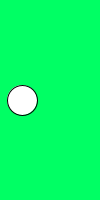
Frame 1 (no input)
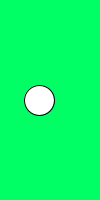
Frame 60 (the mouse pressed at the canvas centre just before this capture)
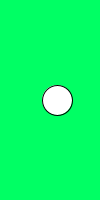
Frame 120 (the mouse held since frame 60 and released just before this capture)

The Processing sketch that drew these frames (run headless with seeded random() and noise(); from frame 60 on, the mouse is pressed at the canvas centre):

// Processing sketch: HW010_S_circleVerticalWrap
// ── HW010_S_circleVerticalWrap.pde
// SOLUTION to HW010_circleVerticalWrap
//
// create a function that draws a circle that moves horizontally from left to right:
// whenever the circle reaches the right edge, it should keep going forward, until it disappears;
// meanwhile, another circle should show up from the left edge, growing from the left,
// as much as the first one is fading out to the right, giving the impression of a
// vertical wrap (like if the canvas was wrapped around a vertical axis).
// Then call the function inside draw.

int x, y; // TODO talk about visibility (scoping) of variables - and also about dummy variables and actual values

void setup() {
  size(100, 200);
  x = 20;
  y = height/2;
}

void draw() {
  refreshBackground();
  horizontallyMovingCircleWrap(); // the function that creates the desired behaviour
}

void horizontallyMovingCircleWrap() {
  final int circleDiam = 30;
  final int circleRadius = circleDiam/2;
  
  updateCirclePosition(circleRadius);
  checkForSecondCircle(circleRadius);
  ellipse(x, y, circleDiam, circleDiam);
}

void updateCirclePosition(final int circleRadius) {
  final int speed = 2;
  x += speed;
  if ((x - circleRadius) > width) x = circleRadius; //<>//
}

void checkForSecondCircle(final int circleRadius) {
  final int rightEdgeOfRightCircle = x + circleRadius;
  if ((rightEdgeOfRightCircle) > width) {
    final int centerOfLeftCircle = -circleRadius + (rightEdgeOfRightCircle - width);
    ellipse(centerOfLeftCircle, y, 2*circleRadius, 2*circleRadius);
  }
}

void refreshBackground() {
  background(0, 255, 100);
}
